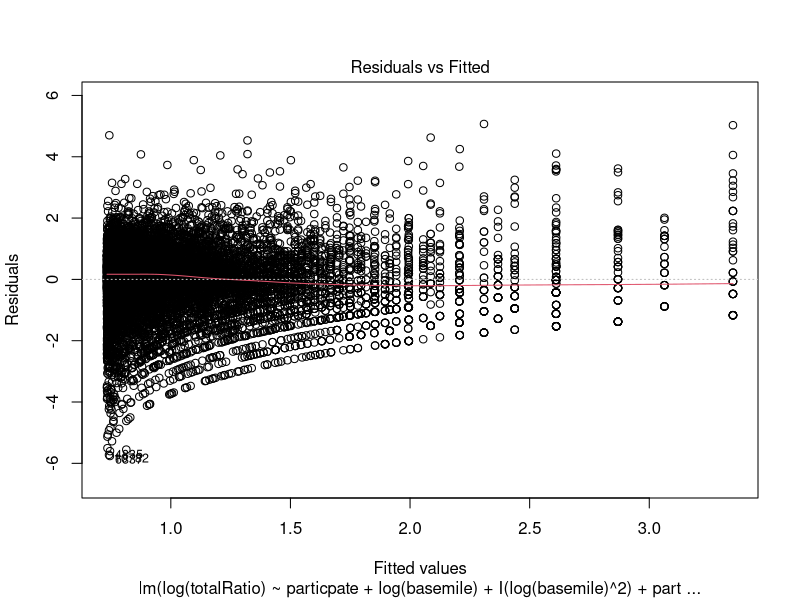
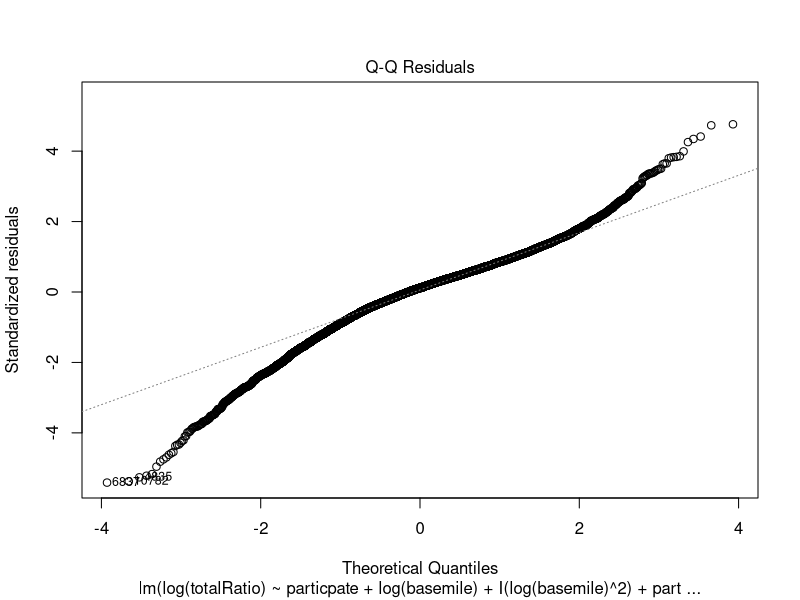
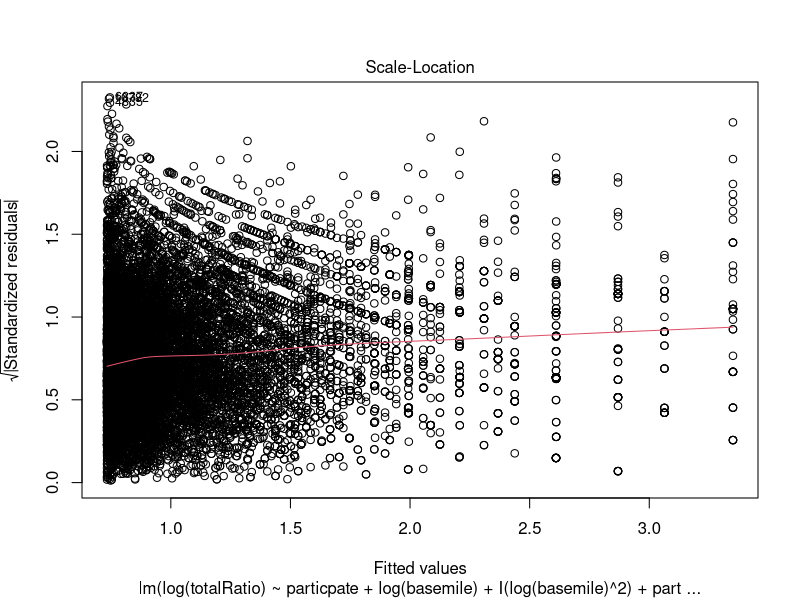
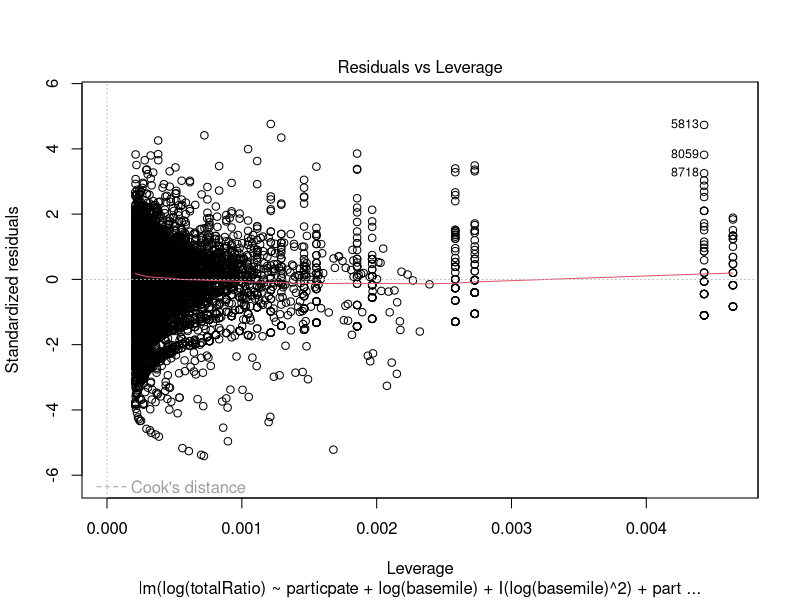
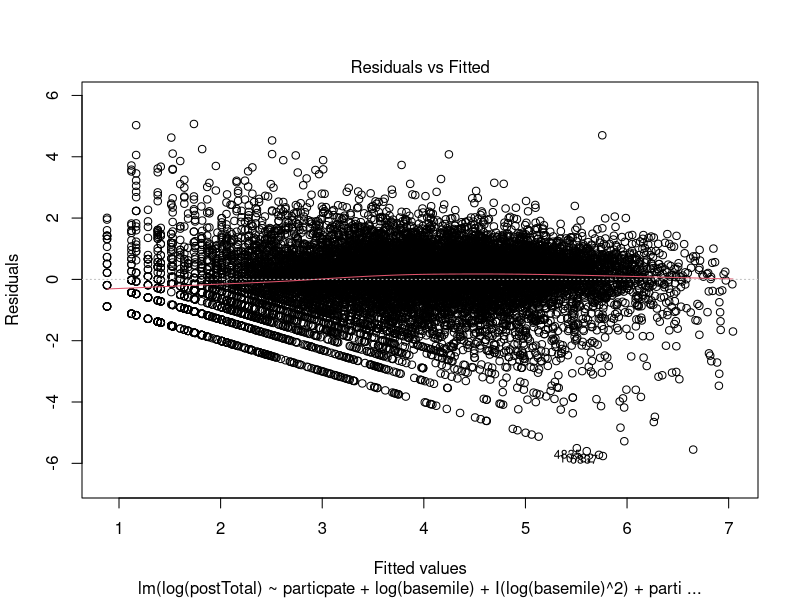
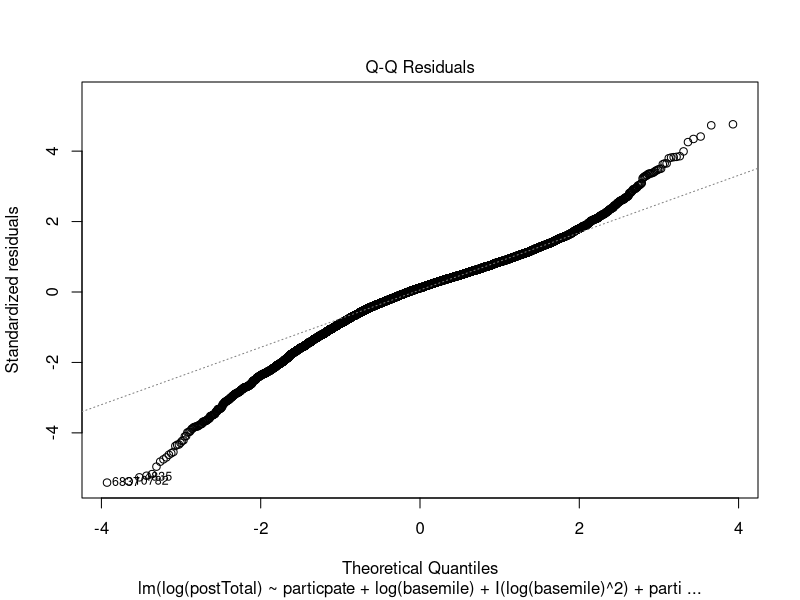
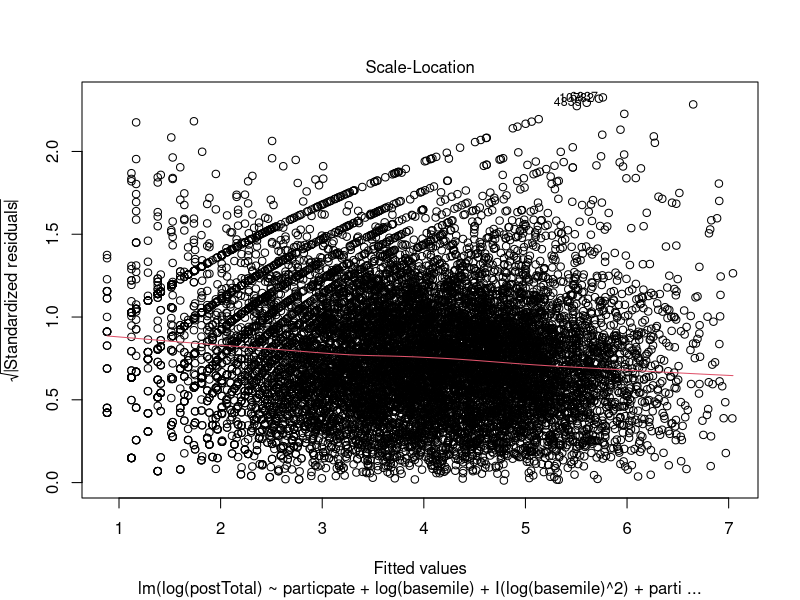
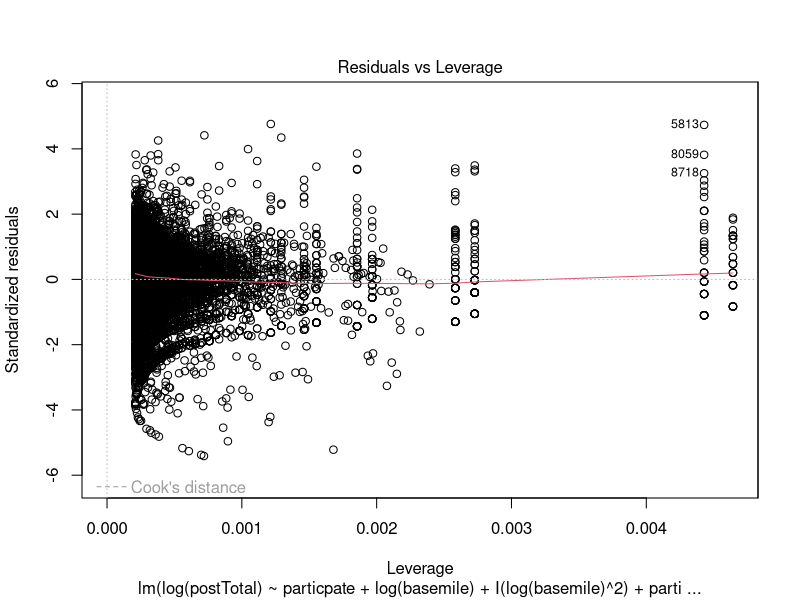

These charts were generated, in order, by the following R code:
library(car);


purchase=read.csv("party.csv")
head(purchase,20)
attach(purchase)

purchase$postTotal = mile1 + mile2 + mile3 + mile4;
purchase$totalRatio = (purchase$postTotal)/(basemile);

# model1 = lm(mile1~log(1+particpate)+log(1+elaboration)+prefood+
#      pregas+   prebank+  preretail+preother+ Rfreq + mile2 + mile3 +mile4)

# vif(model1);

# hist(purchase$basemile)
# hist(purchase$prefood)
# hist(purchase$pregas)
# hist(purchase$prebank)
# hist(purchase$preretail)
# hist(purchase$preother)
# hist(purchase$Rfreq)
# hist(purchase$elaboration)

# plot(data.frame(purchase$Rfreq, log(purchase$basemile+1)))
# plot(data.frame(purchase$Rfreq, purchase$basemile))

# cor(purchase)

library(sqldf);

# ownMiles = sqldf("SELECT mile1, mile2, mile3, mile4, prefood, prebank, particpate, elaboration, postTotal, basemile FROM purchase WHERE basemile > 0 AND basemile < 25000");
# plot(ownMiles)
# cor(ownMiles)
# summary(lm(postTotal~basemile+particpate, ownMiles))

# ownMiles = sqldf("SELECT mile1, 1/mile2 FROM purchase WHERE mile1 > 0 AND mile2 >0 ");
# plot(ownMiles)
# cor(ownMiles)

# check = sqldf("SELECT COUNT(*) FROM purchase WHERE postTotal >= 25000 OR basemile >= 25000");
# check

# check = sqldf("SELECT COUNT(*) FROM purchase WHERE particpate = 1 AND (postTotal = 0 OR basemile = 0)");
# check

# check = sqldf("SELECT COUNT(*) FROM purchase WHERE particpate = 1 AND (basemile = 0)");
# check

# check = sqldf("SELECT COUNT(*) FROM purchase");
# check

purchase2 = sqldf("SELECT * FROM purchase WHERE postTotal > 0 AND basemile > 0");
head(purchase2)
model2=lm(log(totalRatio) ~ particpate+log(basemile)+I(log(basemile)^2)+particpate:log(basemile), purchase2);
summary(model2);
plot(model2);

model3=lm(log(postTotal) ~ particpate+log(basemile)+I(log(basemile)^2)+particpate:log(basemile), purchase2);
summary(model3);
plot(model3);

model4=lm(log(postTotal) ~ particpate+log(prefood+1)+I(log(prefood+1)^2)+particpate:log(prefood+1), purchase2);
summary(model4);
plot(model4);

model5=lm(log(postTotal) ~ particpate+log(prebank+1)+I(log(prebank+1)^2)+particpate:log(prebank+1), purchase2);
summary(model5);
plot(model5);

model6=lm(log(mile1+1) ~ particpate+log(prefood+1)+I(log(prefood+1)^2)+particpate:log(prefood+1), purchase2);
summary(model6);
plot(model6);

model7=lm(log(mile1+1) ~ particpate+log(prefood+1)+I(log(prefood+1)^2)+particpate:log(prefood+1)+log(prebank+1)+I(log(prebank+1)^2)+particpate:log(prebank+1), purchase2);
summary(model7);
plot(model7);

model7=lm(log(mile1+1) ~ particpate+log(prefood+1)+I(log(prefood+1)^2)+particpate:log(prefood+1)+log(prebank+1)+I(log(prebank+1)^2)+particpate:log(prebank+1), purchase2);
summary(model7);
plot(model7);

im1=step(model7, scope=~particpate+log(prefood+1)+I(log(prefood+1)^2)+particpate:log(prefood+1)+log(prebank+1)+I(log(prebank+1)^2)+particpate:log(prebank+1), test="F")
